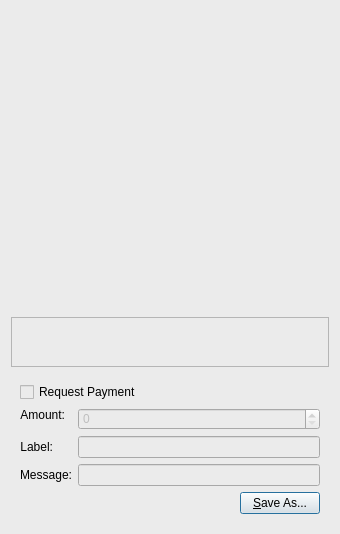
<?xml version="1.0" encoding="UTF-8"?>
<ui version="4.0">
 <class>QRCodeDialog</class>
 <widget class="QDialog" name="QRCodeDialog">
  <property name="geometry">
   <rect>
    <x>0</x>
    <y>0</y>
    <width>340</width>
    <height>530</height>
   </rect>
  </property>
  <property name="windowTitle">
   <string>QR Code Dialog</string>
  </property>
  <property name="styleSheet">
   <string notr="true">background-color: rgb(235, 235, 235);</string>
  </property>
  <layout class="QVBoxLayout" name="verticalLayout_3">
   <item>
    <widget class="QLabel" name="lblQRCode">
     <property name="sizePolicy">
      <sizepolicy hsizetype="Expanding" vsizetype="Expanding">
       <horstretch>0</horstretch>
       <verstretch>0</verstretch>
      </sizepolicy>
     </property>
     <property name="minimumSize">
      <size>
       <width>300</width>
       <height>300</height>
      </size>
     </property>
     <property name="textFormat">
      <enum>Qt::PlainText</enum>
     </property>
     <property name="alignment">
      <set>Qt::AlignCenter</set>
     </property>
     <property name="wordWrap">
      <bool>true</bool>
     </property>
    </widget>
   </item>
   <item>
    <widget class="QPlainTextEdit" name="outUri">
     <property name="sizePolicy">
      <sizepolicy hsizetype="Expanding" vsizetype="Minimum">
       <horstretch>0</horstretch>
       <verstretch>0</verstretch>
      </sizepolicy>
     </property>
     <property name="minimumSize">
      <size>
       <width>0</width>
       <height>50</height>
      </size>
     </property>
     <property name="tabChangesFocus">
      <bool>true</bool>
     </property>
     <property name="textInteractionFlags">
      <set>Qt::TextSelectableByKeyboard|Qt::TextSelectableByMouse</set>
     </property>
    </widget>
   </item>
   <item>
    <widget class="QWidget" name="widget" native="true">
     <layout class="QVBoxLayout" name="verticalLayout_2">
      <item>
       <widget class="QCheckBox" name="chkReqPayment">
        <property name="enabled">
         <bool>true</bool>
        </property>
        <property name="text">
         <string>Request Payment</string>
        </property>
       </widget>
      </item>
      <item>
       <layout class="QFormLayout" name="formLayout">
        <property name="fieldGrowthPolicy">
         <enum>QFormLayout::AllNonFixedFieldsGrow</enum>
        </property>
        <item row="1" column="0">
         <widget class="QLabel" name="lblLabel">
          <property name="text">
           <string>Label:</string>
          </property>
          <property name="textFormat">
           <enum>Qt::PlainText</enum>
          </property>
          <property name="alignment">
           <set>Qt::AlignRight|Qt::AlignTrailing|Qt::AlignVCenter</set>
          </property>
          <property name="buddy">
           <cstring>lnLabel</cstring>
          </property>
         </widget>
        </item>
        <item row="1" column="1">
         <widget class="QLineEdit" name="lnLabel"/>
        </item>
        <item row="2" column="0">
         <widget class="QLabel" name="lblMessage">
          <property name="text">
           <string>Message:</string>
          </property>
          <property name="textFormat">
           <enum>Qt::PlainText</enum>
          </property>
          <property name="alignment">
           <set>Qt::AlignRight|Qt::AlignTrailing|Qt::AlignVCenter</set>
          </property>
          <property name="buddy">
           <cstring>lnMessage</cstring>
          </property>
         </widget>
        </item>
        <item row="2" column="1">
         <widget class="QLineEdit" name="lnMessage"/>
        </item>
        <item row="0" column="0">
         <widget class="QLabel" name="lblAmount">
          <property name="sizePolicy">
           <sizepolicy hsizetype="Preferred" vsizetype="Maximum">
            <horstretch>0</horstretch>
            <verstretch>0</verstretch>
           </sizepolicy>
          </property>
          <property name="text">
           <string>Amount:</string>
          </property>
          <property name="textFormat">
           <enum>Qt::PlainText</enum>
          </property>
          <property name="alignment">
           <set>Qt::AlignRight|Qt::AlignTrailing|Qt::AlignVCenter</set>
          </property>
          <property name="buddy">
           <cstring>lnReqAmount</cstring>
          </property>
         </widget>
        </item>
        <item row="0" column="1">
         <widget class="BitcoinAmountField" name="lnReqAmount">
          <property name="enabled">
           <bool>false</bool>
          </property>
          <property name="minimumSize">
           <size>
            <width>80</width>
            <height>0</height>
           </size>
          </property>
         </widget>
        </item>
       </layout>
      </item>
      <item>
       <layout class="QHBoxLayout" name="horizontalLayout">
        <item>
         <spacer name="horizontalSpacer">
          <property name="orientation">
           <enum>Qt::Horizontal</enum>
          </property>
          <property name="sizeHint" stdset="0">
           <size>
            <width>40</width>
            <height>20</height>
           </size>
          </property>
         </spacer>
        </item>
        <item>
         <widget class="QPushButton" name="btnSaveAs">
          <property name="text">
           <string>&amp;Save As...</string>
          </property>
         </widget>
        </item>
       </layout>
      </item>
     </layout>
    </widget>
   </item>
  </layout>
 </widget>
 <customwidgets>
  <customwidget>
   <class>BitcoinAmountField</class>
   <extends>QSpinBox</extends>
   <header>bitcoinamountfield.h</header>
  </customwidget>
 </customwidgets>
 <resources/>
 <connections>
  <connection>
   <sender>chkReqPayment</sender>
   <signal>clicked(bool)</signal>
   <receiver>lnReqAmount</receiver>
   <slot>setEnabled(bool)</slot>
   <hints>
    <hint type="sourcelabel">
     <x>92</x>
     <y>285</y>
    </hint>
    <hint type="destinationlabel">
     <x>98</x>
     <y>311</y>
    </hint>
   </hints>
  </connection>
 </connections>
</ui>
